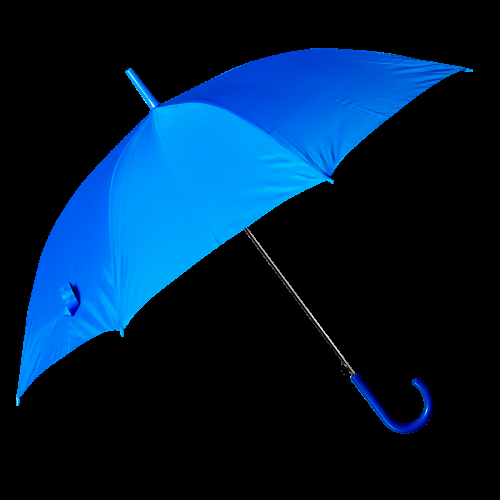
#> input picture test/cdd.png, 500 x 500 px
$ python dbconnect.py
#> lines starting #> are read from the running program, lines starting #| are printed output that depends on the picture
import sqlite3
import numpy as np
import cv2
import io


conn=sqlite3.connect('imagegal.db')
c=conn.cursor()

def create_Table():
    c.execute('CREATE TABLE IF NOT EXISTS test(id Integer Primary Key AutoIncrement,Description TEXT,Narray array,BGRarray array)')

def insert_Data(i,desc,narr,carr):
    c.execute('INSERT INTO test VALUES(?,?,?,?)',(i,desc,narr,carr))
    print("INSERTED")

def delete_Data():
    c.execute('DELETE FROM test')

def retrive_Data():
    c.execute('SELECT * FROM test ')
    rows=c.fetchall()
    for row in rows:
        print(row)

def adapt_array(arr):
    out=io.BytesIO()
    np.save(out,arr)
    out.seek(0)
    return np.load(out)

def convert_array(text):
    out = io.BytesIO(text)
    out.seek(0)
    return np.load(out)

img=cv2.imread('cdd.png')
#> img is the input picture: shape (500, 500, 3); mean B, G, R 56.8, 29.8, 0.4
img1=cv2.cvtColor(img,cv2.COLOR_BGR2GRAY)
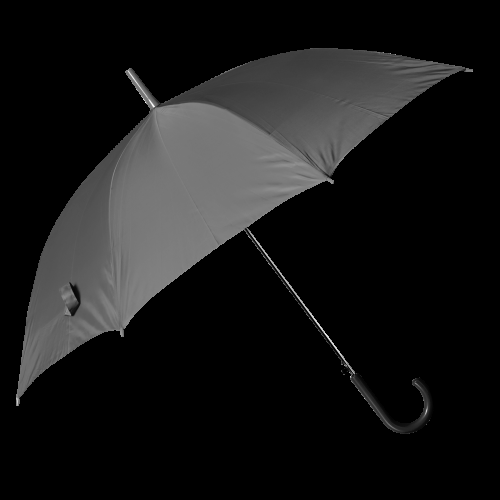
#> img1: shape (500, 500); min 0, max 250, mean 24.1

narr=np.asarray(img,dtype='int32')
carr=np.asarray(img1,dtype='int32')
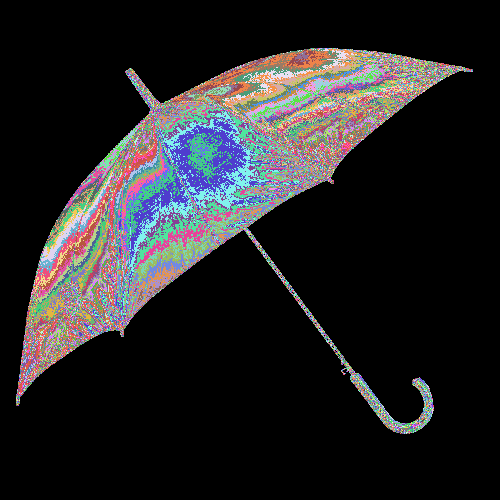
#> carr: shape (500, 500) int32; 238 distinct labels, from 0 to 250; one colour per label, 0 black

sqlite3.register_adapter(np.ndarray,narr)
nar=np.arange(12).reshape(2,6)

# Converts TEXT to np.array when selecting
sqlite3.register_converter("array", convert_array)

sqlite3.register_adapter(np.ndarray,carr)
car=np.arange(12).reshape(2,6)
desc="its an umbrella"
#create_Table()
insert_Data(1,desc,narr,carr)
#> (the run stopped early here; a loop or call above may not have finished)
